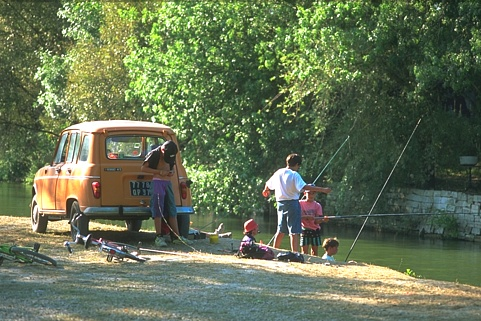
%> input picture data/course_full200/images/bsds_102062.jpg, 481 x 321 px
$ octave --eval "result = course_fourier_rgb_supported_edges(imread('../data/course_full200/images/bsds_102062.jpg'));"   (GNU Octave 9; MATLAB toolbox functions it lacks are replaced by stand-ins)
%> lines starting %> are read from the running program, lines starting %| are printed output that depends on the picture
### matlab/course_rgb_phase_features.m
function F=course_rgb_phase_features(image,grayFeatures)
% Image-only RGB FFT derivatives and energy-weighted phase support.
% This is a vector-gradient extension, NOT a quaternion Fourier transform.
validateattributes(image,{'uint8','uint16','double','single'},{'real','finite','nonempty'});
if ismatrix(image),image=repmat(image,1,1,3);end
assert(size(image,3)==3,'Expected RGB image.');
RGB=im2double(image);assert(min(RGB(:))>=0&&max(RGB(:))<=1);
if nargin<2||isempty(grayFeatures)
    grayFeatures=course_phase_features(im2double(rgb2gray(image)),32);
end
g=grayFeatures; p=g.phase([g.phase.k]==4);
F=struct('grayNMS',g.nms,'gx',g.gx,'gy',g.gy, ...
    'Qgray',min(p.moment/.15,1),'Jxx',zeros(size(g.gx)), ...
    'Jxy',zeros(size(g.gx)),'Jyy',zeros(size(g.gx)), ...
    'Qcolor',zeros(size(g.gx)),'replicatedGray',false);
F.replicatedGray=isequal(RGB(:,:,1),RGB(:,:,2))&&isequal(RGB(:,:,1),RGB(:,:,3));
weighted=zeros(size(g.gx));energy=weighted;
for c=1:3
    I=RGB(:,:,c);bank=course_fourier_scale_bank(I,1.8,32);b=bank(1);
    F.Jxx=F.Jxx+b.gx.^2/3;F.Jxy=F.Jxy+b.gx.*b.gy/3;F.Jyy=F.Jyy+b.gy.^2/3;
    if max(I(:))-min(I(:))<=1e-12
        moment=zeros(size(I));
    else
        Ip=padarray(I,[32 32],'symmetric','both');
        moment=phasecong3(Ip,4,6,3,2.1,.55,4,.5,10,-1);
        moment=max(real(moment(33:32+size(I,1),33:32+size(I,2))),0);
    end
    w=b.gx.^2+b.gy.^2;weighted=weighted+w.*min(moment/.15,1);energy=energy+w;
end
F.Qcolor=weighted./max(energy,eps);F.Qcolor(energy<=1e-20)=0;
assert(all(isfinite(F.Qcolor(:)))&&all(F.Qcolor(:)>=0&F.Qcolor(:)<=1+1e-12));
end

### matlab/course_fourier_scale_bank.m
function bank = course_fourier_scale_bank(I, sigmas, padding)
%> called with sigmas = 1.8, padding = 32
%COURSE_FOURIER_SCALE_BANK Reuse one image FFT for several Gaussian derivatives.
if nargin<3, padding=32; end
validateattributes(I,{'double'},{'2d','real','finite','nonempty','>=',0,'<=',1});
validateattributes(sigmas,{'numeric'},{'vector','real','finite','positive'});
validateattributes(padding,{'numeric'},{'scalar','integer','nonnegative'});
Ip=padarray(I,[padding padding],'symmetric','both');
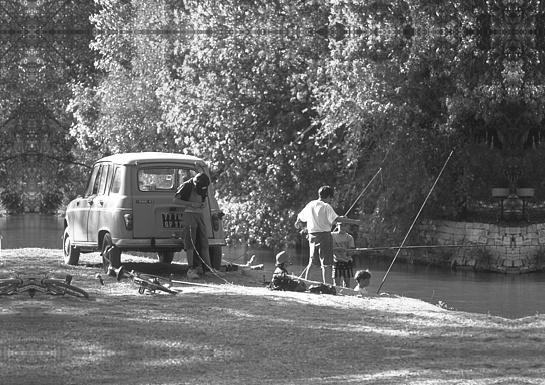
%> Ip: size 385x545 double; min 0.0824, max 1, mean 0.415
[M,N]=size(Ip); fx=(-floor(N/2):ceil(N/2)-1)/N; fy=(-floor(M/2):ceil(M/2)-1)/M;
%> after `[M,N]=size(Ip)`: M = 385; N = 545
%> after `fx=(-floor(N/2):ceil(N/2)-1)/N`: fx = 545 values from -0.499 to 0.499
%> after `fy=(-floor(M/2):ceil(M/2)-1)/M`: fy = 385 values from -0.499 to 0.499
[U,V]=meshgrid(fx,fy); R2=U.^2+V.^2; F=fftshift(fft2(Ip));
rows=padding+(1:size(I,1)); cols=padding+(1:size(I,2)); bank=struct([]);
%> after `rows=padding+(1:size(I,1))`: rows = 321 values from 33 to 353
%> after `cols=padding+(1:size(I,2))`: cols = 481 values from 33 to 513
for sigma=reshape(sigmas,1,[])
    H=exp(-2*pi^2*sigma^2*R2); Hx=1i*2*pi*U.*H; Hy=1i*2*pi*V.*H;
    if mod(N,2)==0, Hx(:,1)=0; end
    if mod(M,2)==0, Hy(1,:)=0; end
    x=ifft2(ifftshift(F.*Hx)); y=ifft2(ifftshift(F.*Hy));
    gx=real(x(rows,cols)); gy=real(y(rows,cols));
    nms=gradient_nonmax_suppression(gx,gy,'peak');
    item=struct('sigma',sigma,'gx',gx,'gy',gy,'nms',nms);
    if isempty(bank),bank=item;else,bank(end+1)=item;end %#ok<AGROW>
end
%> this loop made 1 pass
%> item on pass 1: {sigma 1.8}
%> pass 1, in course_fourier_scale_bank, `y=ifft2(ifftshift(F.*Hy))`:
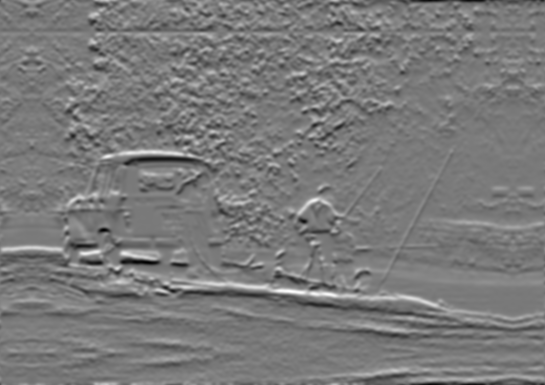
%> y: size 385x545 double; min -0.151, max 0.164, mean -1.69e-20; drawn with min black and max white
%> pass 1, in course_fourier_scale_bank, `gx=real(x(rows,cols))`:
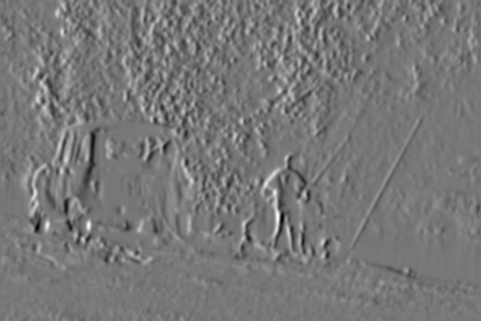
%> gx: size 321x481 double; min -0.145, max 0.163, mean -0.000242; drawn with min black and max white
%> pass 1, in course_fourier_scale_bank, `gy=real(y(rows,cols))`:
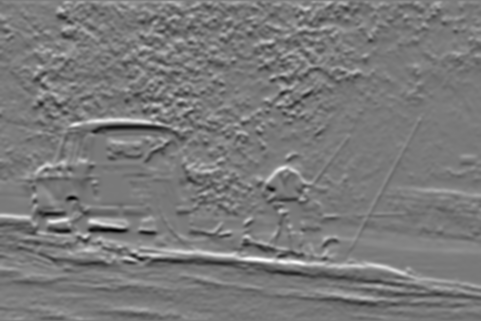
%> gy: size 321x481 double; min -0.151, max 0.164, mean 0.000185; drawn with min black and max white
end

### matlab/gradient_nonmax_suppression.m
function [nms, scale] = gradient_nonmax_suppression(gx, gy, normalization)
%GRADIENT_NONMAX_SUPPRESSION Interpolated gradient-direction ridge selection.
% 'peak' preserves the original demo. 'p99' limits sensitivity to one extreme
% contrast transition; both use image values alone and never ground truth.
if nargin < 3, normalization = 'peak'; end
validateattributes(gx, {'double'}, {'2d','real','finite','nonempty'});
validateattributes(gy, {'double'}, {'size',size(gx),'real','finite'});
magnitude = hypot(gx,gy);
nms = zeros(size(magnitude));
scale = max(magnitude(:));
if scale <= 1e-12 || any(size(gx)<3), return; end
switch char(normalization)
    case 'peak'
    case 'p99'
        positive = sort(magnitude(magnitude>1e-12));
        position = 1+(numel(positive)-1)*.99;
        left = floor(position); right = ceil(position);
        scale = positive(left)+(position-left)*(positive(right)-positive(left));
    otherwise
        error('fourierCourse:Normalization','Unknown gradient normalization.');
end
[X,Y] = meshgrid(1:size(gx,2),1:size(gx,1));
denominator = max(magnitude,eps);
dx = gx./denominator; dy = gy./denominator;
forward = interp2(magnitude,X+dx,Y+dy,'linear',0);
backward = interp2(magnitude,X-dx,Y-dy,'linear',0);
keep = magnitude>=forward & magnitude>backward & magnitude>1e-12;
keep([1 end],:) = false; keep(:,[1 end]) = false;
nms(keep) = min(magnitude(keep)/max(scale,1e-12),1);
end

### matlab/course_phase_features.m
function features=course_phase_features(I,padding)
%COURSE_PHASE_FEATURES Image-only FFT derivatives and author phase congruency.
if nargin<2,padding=32;end
bank=course_fourier_scale_bank(I,1.8,padding);features=bank(1);features.I=I;
%> after `bank=course_fourier_scale_bank(I,1.8,padding)`: bank = {sigma 1.8}
%> after `features=bank(1)`: features = {sigma 1.8}
%> after `features.I=I`:
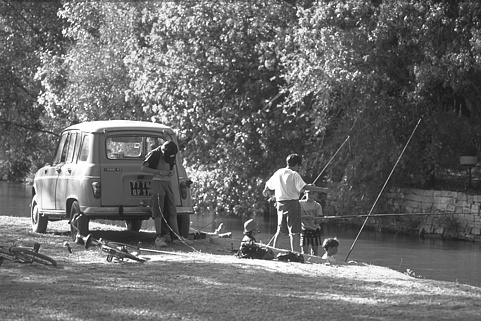
%> features.I: size 321x481 double; min 0.0824, max 1, mean 0.418
features.normalX=features.gx./max(hypot(features.gx,features.gy),eps);
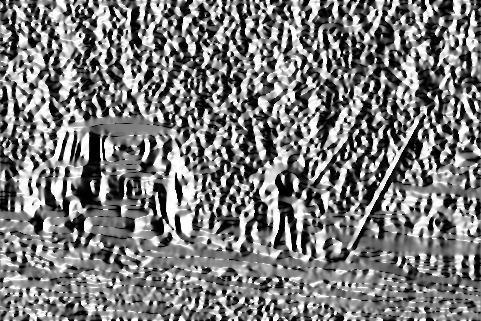
%> features.normalX: size 321x481 double; min -1, max 1, mean -0.0356; drawn with min black and max white
features.normalY=features.gy./max(hypot(features.gx,features.gy),eps);
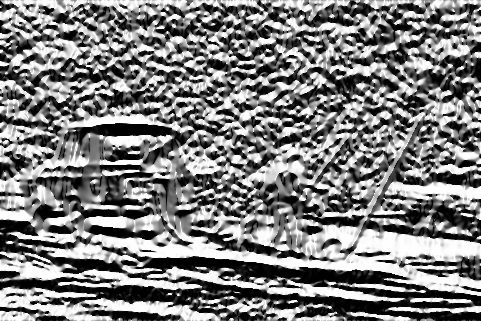
%> features.normalY: size 321x481 double; min -1, max 1, mean -0.0042; drawn with min black and max white
Ip=padarray(I,[padding padding],'symmetric','both');
rr=padding+(1:size(I,1));cc=padding+(1:size(I,2));
%> after `rr=padding+(1:size(I,1))`: rr = 321 values from 33 to 353
features.phase=struct([]);
for k=[2 4]
    if max(I(:))-min(I(:))<=1e-12
        moment=zeros(size(I));orientation=moment;
    else
%> the run ends on the next line
        [moment,~,orientation]=phasecong3(Ip,4,6,3,2.1,.55,k,.5,10,-1);
        moment=max(real(moment(rr,cc)),0);orientation=orientation(rr,cc);
        assert(all(isfinite(moment(:))),'Nonfinite author phase moment.');
    end
    % Author orientation is an anticlockwise normal in Cartesian coordinates.
    nx=cosd(orientation);ny=-sind(orientation);
    [nms,scale]=gradient_nonmax_suppression(moment.*nx,moment.*ny,'peak');
    item=struct('k',k,'moment',moment,'nms',nms*scale,'normalX',nx,'normalY',ny);
    if isempty(features.phase),features.phase=item;else,features.phase(end+1)=item;end %#ok<AGROW>
end
end

### matlab/course_fourier_rgb_phase_gate_edges.m
function [BW,details]=course_fourier_rgb_phase_gate_edges(image,mode)
% Pure-phase RGB entry. 'selected' default; 'phase_only' previous gate.
% No anisotropic Gaussian bank or anisotropic support is computed.
if nargin<2,mode='selected';end
root=fileparts(fileparts(mfilename('fullpath')));addpath(fullfile(root,'external','kovesi'));
if ischar(image)||isstring(image),image=imread(image);end
if ismatrix(image),image=repmat(image,1,1,3);end
F=course_rgb_phase_features(image);C=course_rgb_phase_gate_features(F);high=.32;ratio=.3;
choice=struct('candidateId','phase_only_previous','seedEta',.125,'linkEta',.125,'seedSupport','Q','linkSupport','Q');
switch char(mode)
    case 'phase_only'
    case 'reference',choice.seedEta=0;choice.linkEta=0;choice.candidateId='reference';
    case 'selected'
        run=fullfile(root,'results','course_rgb_phase_recall','run_20261027_01');
        lock=jsondecode(fileread(fullfile(run,'parameters_locked.json')));choice=lock.selected;
    otherwise,error('Unknown pure-phase RGB mode: %s',mode);
end
[BW,details]=course_rgb_phase_gate_hysteresis(C,choice,high,ratio);
details.anisotropicSupport=false;details.grayMainChanged=false;details.ordinaryFFT=true;details.mode=char(mode);
end

### matlab/course_fourier_rgb_supported_edges.m
function [BW,details]=course_fourier_rgb_supported_edges(image)
% Current RGB default: preserve strong seeds, phase-gate weak links only.
% Historical entry is preserved with the phase-recall experiment artifacts.
[BW,details]=course_fourier_rgb_phase_gate_edges(image);
details.response=details.seedResponse;details.fullPaperReproduction=false;
end

$ run again, on data/course_full200/images/bsds_103006.jpg
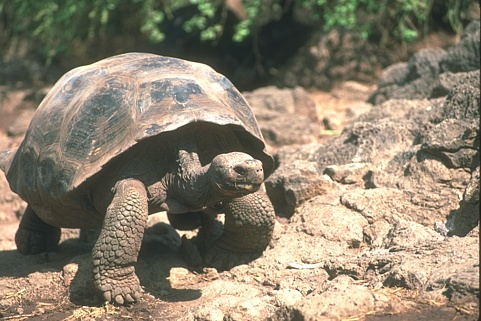
%> input picture data/course_full200/images/bsds_103006.jpg, 481 x 321 px
%> the loop in course_fourier_scale_bank, `for sigma=reshape(sigmas,1,[])` made 1 pass
%> item on pass 1: {sigma 1.8}
%> pass 1, in course_fourier_scale_bank, `gy=real(y(rows,cols))`:
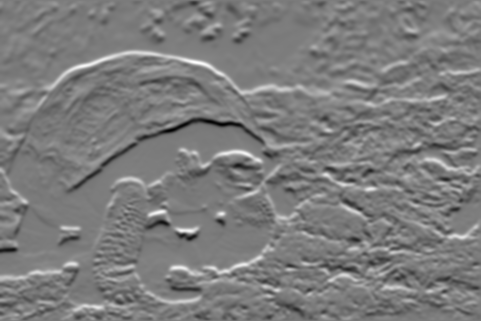
%> gy: size 321x481 double; min -0.153, max 0.161, mean 0.000762; drawn with min black and max white
%> in course_phase_features, `bank=course_fourier_scale_bank(I,1.8,padding)`: bank = {sigma 1.8}
%> in course_phase_features, `features.normalY=features.gy./max(hypot(features.gx,features.gy),eps);`:
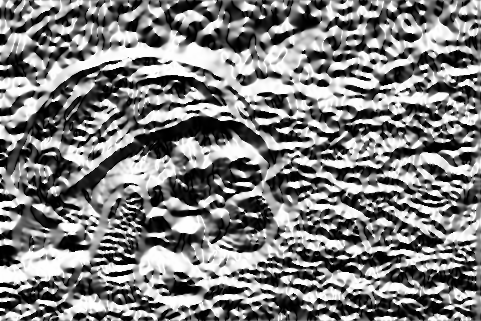
%> features.normalY: size 321x481 double; min -1, max 1, mean -0.000261; drawn with min black and max white

$ run again, on data/course_full200/images/bsds_103029.jpg
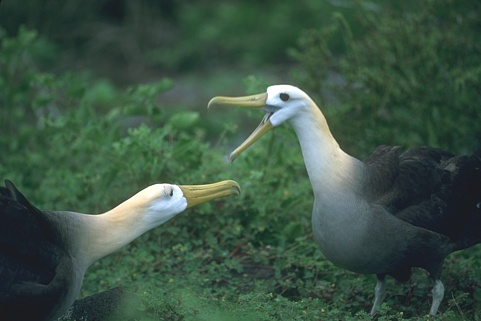
%> input picture data/course_full200/images/bsds_103029.jpg, 481 x 321 px
%> the loop in course_fourier_scale_bank, `for sigma=reshape(sigmas,1,[])` made 1 pass
%> item on pass 1: {sigma 1.8}
%> pass 1, in course_fourier_scale_bank, `gy=real(y(rows,cols))`:
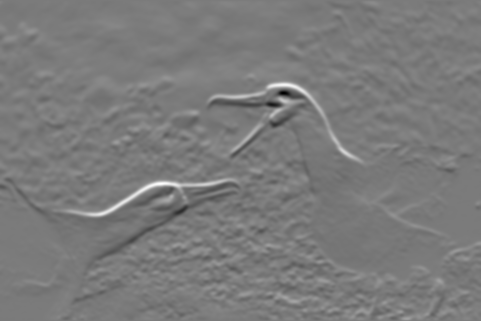
%> gy: size 321x481 double; min -0.14, max 0.15, mean 0.000157; drawn with min black and max white
%> in course_phase_features, `bank=course_fourier_scale_bank(I,1.8,padding)`: bank = {sigma 1.8}
%> in course_phase_features, `features.normalY=features.gy./max(hypot(features.gx,features.gy),eps);`:
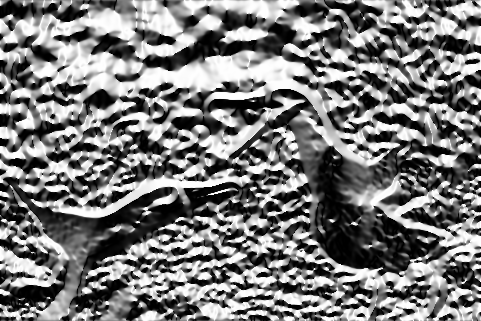
%> features.normalY: size 321x481 double; min -1, max 1, mean -0.0369; drawn with min black and max white

$ run again, on data/course_full200/images/bsds_106047.jpg
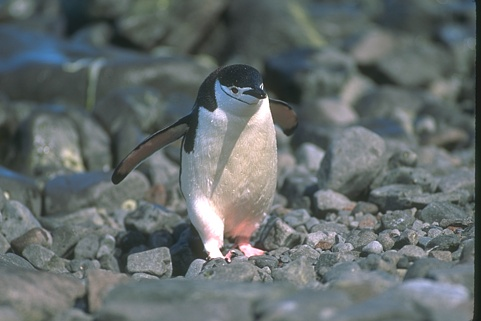
%> input picture data/course_full200/images/bsds_106047.jpg, 481 x 321 px
%> the loop in course_fourier_scale_bank, `for sigma=reshape(sigmas,1,[])` made 1 pass
%> item on pass 1: {sigma 1.8}
%> in course_phase_features, `bank=course_fourier_scale_bank(I,1.8,padding)`: bank = {sigma 1.8}
%> in course_phase_features, `features.normalY=features.gy./max(hypot(features.gx,features.gy),eps);`:
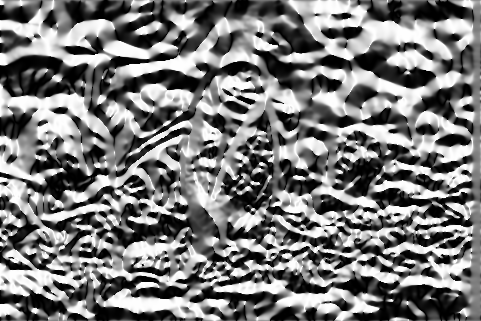
%> features.normalY: size 321x481 double; min -1, max 1, mean -0.0335; drawn with min black and max white
